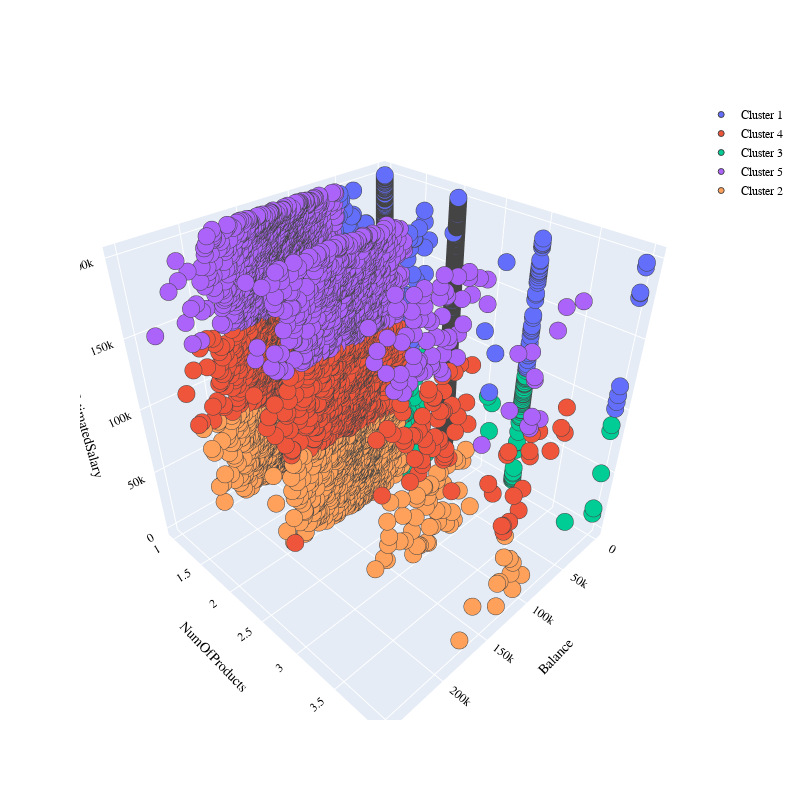

Notebook code for this chart:
### Code cell
import plotly.graph_objects as go
PLOT = go.Figure()
for i in list(data["CREDIT_CARD_SEGMENTS"].unique()):
    

    PLOT.add_trace(go.Scatter3d(x = data[data["CREDIT_CARD_SEGMENTS"]== i]['Balance'],
                                y = data[data["CREDIT_CARD_SEGMENTS"] == i]['NumOfProducts'],
                                z = data[data["CREDIT_CARD_SEGMENTS"] == i]['EstimatedSalary'],                        
                                mode = 'markers',marker_size = 6, marker_line_width = 1,
                                name = str(i)))
PLOT.update_traces(hovertemplate='Balance: %{x} <br>NumOfProducts %{y} <br>EstimatedSalary: %{z}')

    
PLOT.update_layout(width = 800, height = 800, autosize = True, showlegend = True,
                   scene = dict(xaxis=dict(title = 'Balance', titlefont_color = 'black'),
                                yaxis=dict(title = 'NumOfProducts', titlefont_color = 'black'),
                                zaxis=dict(title = 'EstimatedSalary', titlefont_color = 'black')),
                   font = dict(family = "Gilroy", color  = 'black', size = 12))

### Figure 1 — Plotly figure (JSON) as saved in the notebook; plotly's stock layout.template omitted (floating-point values rounded to 4 significant figures; data arrays with more than 128 entries replaced by an {"elided": "..."} marker saying what was removed)
{"data": [{"hovertemplate": "Balance: %{x} <br>NumOfProducts %{y} <br>EstimatedSalary: %{z}", "marker": {"line": {"width": 1}, "size": 6}, "mode": "markers", "name": "Cluster 1", "type": "scatter3d", "x": {"elided": "1873 float values"}, "y": {"elided": "1873 int values"}, "z": {"elided": "1873 float values"}}, {"hovertemplate": "Balance: %{x} <br>NumOfProducts %{y} <br>EstimatedSalary: %{z}", "marker": {"line": {"width": 1}, "size": 6}, "mode": "markers", "name": "Cluster 4", "type": "scatter3d", "x": {"elided": "2092 float values"}, "y": {"elided": "2092 int values"}, "z": {"elided": "2092 float values"}}, {"hovertemplate": "Balance: %{x} <br>NumOfProducts %{y} <br>EstimatedSalary: %{z}", "marker": {"line": {"width": 1}, "size": 6}, "mode": "markers", "name": "Cluster 3", "type": "scatter3d", "x": {"elided": "1908 float values"}, "y": {"elided": "1908 int values"}, "z": {"elided": "1908 float values"}}, {"hovertemplate": "Balance: %{x} <br>NumOfProducts %{y} <br>EstimatedSalary: %{z}", "marker": {"line": {"width": 1}, "size": 6}, "mode": "markers", "name": "Cluster 5", "type": "scatter3d", "x": {"elided": "2037 float values"}, "y": {"elided": "2037 int values"}, "z": {"elided": "2037 float values"}}, {"hovertemplate": "Balance: %{x} <br>NumOfProducts %{y} <br>EstimatedSalary: %{z}", "marker": {"line": {"width": 1}, "size": 6}, "mode": "markers", "name": "Cluster 2", "type": "scatter3d", "x": {"elided": "2090 float values"}, "y": {"elided": "2090 int values"}, "z": {"elided": "2090 float values"}}], "layout": {"autosize": true, "font": {"color": "black", "family": "Gilroy", "size": 12}, "height": 800, "scene": {"xaxis": {"title": {"font": {"color": "black"}, "text": "Balance"}}, "yaxis": {"title": {"font": {"color": "black"}, "text": "NumOfProducts"}}, "zaxis": {"title": {"font": {"color": "black"}, "text": "EstimatedSalary"}}}, "showlegend": true, "width": 800}}
